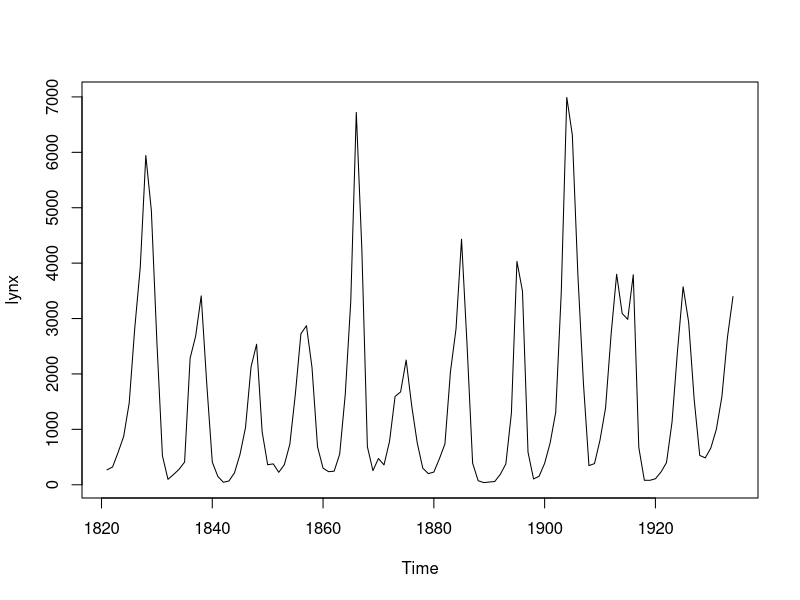
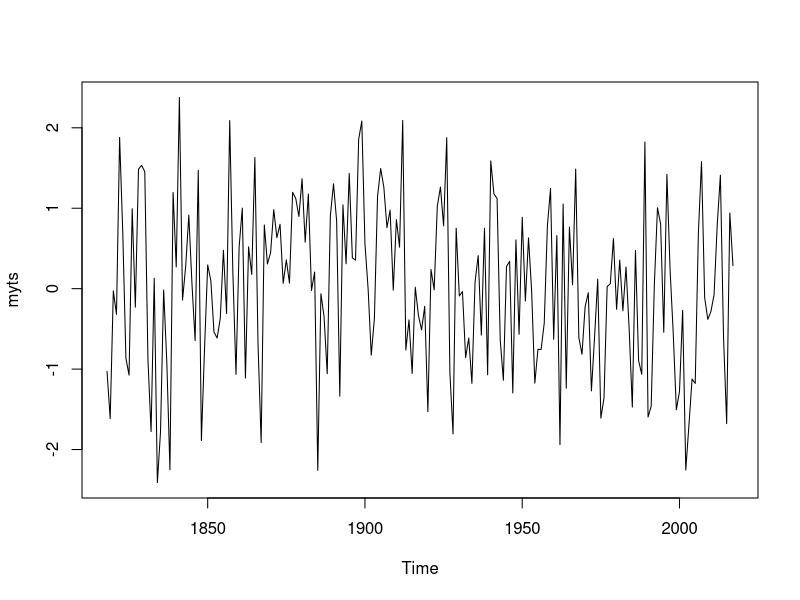
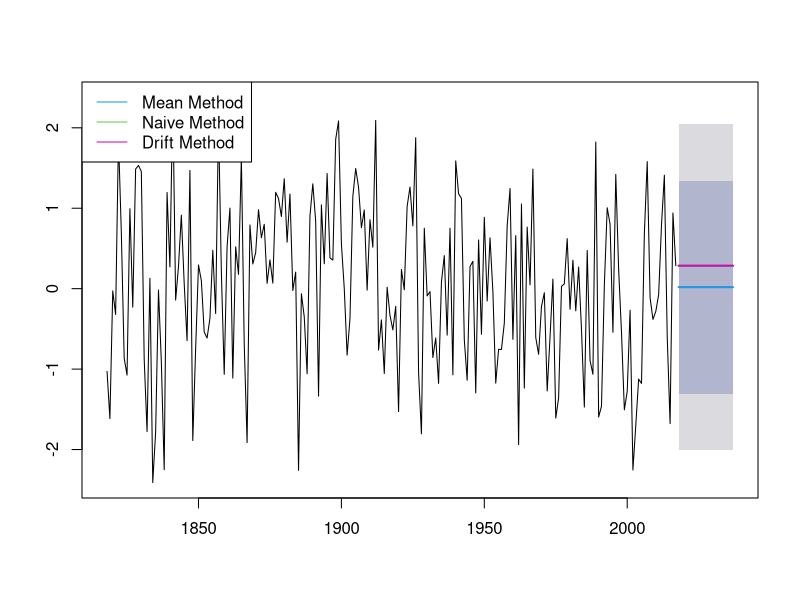

Recreate these plots in R, in order.
# Statistical Background for Time Series Anaysis and Forecasting

# Lynx Data ###
lynx
time(lynx)
length(lynx)
tail(lynx)
mean(lynx)
median(lynx)
plot(lynx)

set.seed(95)
myts <- ts(rnorm(200), start = (1818))
plot(myts)

library(forecast)
meanm <- meanf(myts, h = 20)
naivem <- naive(myts, h = 20)
driftm <- rwf(myts, h = 20)

plot(meanm, main = "")
lines(naivem$mean, col = 123, lwd = 2)
lines(driftm$mean, col = 22, lwd = 2)
legend("topleft", lty = 1, col = c(4, 123, 22), legend = c("Mean Method", "Naive Method", "Drift Method"))

# Forecast acc